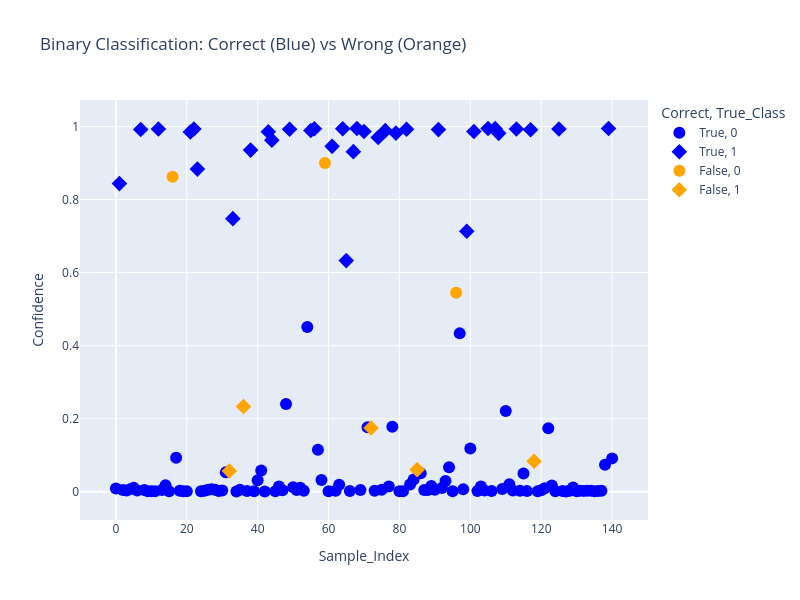

Notebook code for this chart:
### Markdown cell above
# Visualization of the Predictions

In this section, we visualize the model's predictions to gain insights into its performance and identify potential areas for improvement. Visualization helps in understanding how well the model distinguishes between different classes and the confidence level of its predictions.

- **Objective:** To assess the model's predictive accuracy and confidence visually, facilitating a deeper understanding of its strengths and weaknesses.
- **Approach:**
  - **Scatter Plot:** We use a scatter plot to display the predicted class against the true class, highlighting correctly and incorrectly classified samples.
  - **Confidence Levels:** The plot includes confidence scores for each prediction, providing insights into the model's certainty.
  - **Feature Analysis:** Key features such as Age, Daily Usage, Sleep Hours, and Mental Health are included in the hover data to explore their influence on predictions.

This visualization step is crucial for interpreting model behavior, identifying patterns, and guiding further model refinement.

### Code cell
import plotly.express as px
import pandas as pd
import numpy as np

# Get predictions
y_pred = best_xgb_no_mh.predict(X_test)
y_prob = best_xgb_no_mh.predict_proba(X_test)[:, 1]

# Create simple DataFrame
plot_df = pd.DataFrame({
    'Sample_Index': range(len(y_test)),
    'True_Class': y_test,
    'Predicted_Class': y_pred,
    'Correct': y_test == y_pred,
    'Confidence': y_prob,
    'Age': X_test['Age'],
    'Daily_Usage': X_test['Daily_Usage'],
    'Sleep_Hrs': X_test['Sleep_Hrs'],
    'Mental_Health': X_test['Mental_Health']
})

# Create scatter plot
fig = px.scatter(
    plot_df,
    x='Sample_Index',
    y='Confidence', 
    color='Correct',
    symbol='True_Class',
    hover_data=['Predicted_Class', 'Age', 'Daily_Usage', 'Sleep_Hrs', 'Mental_Health'],
    color_discrete_map={True: 'blue', False: 'orange'},
    title='Binary Classification: Correct (Blue) vs Wrong (Orange)'
)
# figure size
fig.update_layout(width=800, height=600)
fig.update_traces(marker=dict(size=12))    # 12 pixels diameter

fig.show()

### Figure 1 — Plotly figure (JSON) as saved in the notebook; plotly's stock layout.template omitted (floating-point values rounded to 4 significant figures; data arrays with more than 128 entries replaced by an {"elided": "..."} marker saying what was removed)
{"data": [{"customdata": {"elided": "100x5 float values"}, "hovertemplate": "Correct=True<br>True_Class=0<br>Sample_Index=%{x}<br>Confidence=%{y}<br>Predicted_Class=%{customdata[0]}<br>Age=%{customdata[1]}<br>Daily_Usage=%{customdata[2]}<br>Sleep_Hrs=%{customdata[3]}<br>Mental_Health=%{customdata[4]}<extra></extra>", "legendgroup": "True, 0", "marker": {"color": "blue", "size": 12, "symbol": "circle"}, "mode": "markers", "name": "True, 0", "orientation": "v", "showlegend": true, "type": "scatter", "x": [0, 2, 3, 4, 5, 6, 8, 9, 10, 11, 13, 14, 15, 17, 18, 19, 20, 24, 25, 26, 27, 28, 29, 30, 31, 34, 35, 37, 39, 40, 41, 42, 45, 46, 47, 48, 50, 51, 52, 53, 54, 57, 58, 60, 62, 63, 66, 69, 71, 73, 75, 77, 78, 80, 81, 83, 84, 86, 87, 88, 89, 90, 92, 93, 94, 95, 97, 98, 100, 102, 103, 104, 106, 109, 110, 111, 112, 114, 115, 116, 119, 120, 121, 122, 123, 124, 126, 127, 128, 129, 130, 131, 132, 133, 134, 135, 136, 137, 138, 140], "xaxis": "x", "y": [0.008947, 0.005045, 0.003378, 0.006539, 0.01077, 0.003576, 0.005088, 0.001235, 0.001596, 0.001401, 0.005076, 0.01797, 0.001098, 0.09287, 0.002676, 0.001235, 0.001235, 0.001445, 0.002721, 0.005314, 0.00711, 0.005468, 0.002384, 0.003379, 0.05308, 0.000868, 0.005201, 0.001928, 0.001235, 0.03181, 0.05807, 0.0007152, 0.001235, 0.01463, 0.004216, 0.2402, 0.01236, 0.004547, 0.01069, 0.003003, 0.4511, 0.1153, 0.03192, 0.001583, 0.002721, 0.01929, 0.002323, 0.004525, 0.1765, 0.002861, 0.005293, 0.01469, 0.1782, 0.001452, 0.001401, 0.01986, 0.03328, 0.05038, 0.004828, 0.005055, 0.01568, 0.00551, 0.0102, 0.02945, 0.06737, 0.001235, 0.4336, 0.007067, 0.1185, 0.001818, 0.01433, 0.003226, 0.002082, 0.007592, 0.2212, 0.02045, 0.003128, 0.00268, 0.05021, 0.001769, 0.001704, 0.004164, 0.009478, 0.1738, 0.01744, 0.001401, 0.001928, 0.0007609, 0.002521, 0.01186, 0.001401, 0.00275, 0.002405, 0.002485, 0.003085, 0.001222, 0.001939, 0.002721, 0.07414, 0.09137], "yaxis": "y"}, {"customdata": {"elided": "33x5 float values"}, "hovertemplate": "Correct=True<br>True_Class=1<br>Sample_Index=%{x}<br>Confidence=%{y}<br>Predicted_Class=%{customdata[0]}<br>Age=%{customdata[1]}<br>Daily_Usage=%{customdata[2]}<br>Sleep_Hrs=%{customdata[3]}<br>Mental_Health=%{customdata[4]}<extra></extra>", "legendgroup": "True, 1", "marker": {"color": "blue", "size": 12, "symbol": "diamond"}, "mode": "markers", "name": "True, 1", "orientation": "v", "showlegend": true, "type": "scatter", "x": [1, 7, 12, 21, 22, 23, 33, 38, 43, 44, 49, 55, 56, 61, 64, 65, 67, 68, 70, 74, 76, 79, 82, 91, 99, 101, 105, 107, 108, 113, 117, 125, 139], "xaxis": "x", "y": [0.8437, 0.9918, 0.9931, 0.9848, 0.9932, 0.8834, 0.7477, 0.9353, 0.9858, 0.9627, 0.9926, 0.989, 0.994, 0.9456, 0.9937, 0.6329, 0.9311, 0.9944, 0.9864, 0.9699, 0.9887, 0.9818, 0.9924, 0.9914, 0.7131, 0.9862, 0.9944, 0.9941, 0.9812, 0.9932, 0.991, 0.9932, 0.9945], "yaxis": "y"}, {"customdata": [[1.0, 22.0, 5.5, 5.5, 6.0], [1.0, 20.0, 5.5, 5.8, 6.0], [1.0, 19.0, 5.6, 5.6, 5.0]], "hovertemplate": "Correct=False<br>True_Class=0<br>Sample_Index=%{x}<br>Confidence=%{y}<br>Predicted_Class=%{customdata[0]}<br>Age=%{customdata[1]}<br>Daily_Usage=%{customdata[2]}<br>Sleep_Hrs=%{customdata[3]}<br>Mental_Health=%{customdata[4]}<extra></extra>", "legendgroup": "False, 0", "marker": {"color": "orange", "size": 12, "symbol": "circle"}, "mode": "markers", "name": "False, 0", "orientation": "v", "showlegend": true, "type": "scatter", "x": [16, 59, 96], "xaxis": "x", "y": [0.8626, 0.9003, 0.5448], "yaxis": "y"}, {"customdata": [[0.0, 21.0, 4.8, 6.8, 5.0], [0.0, 19.0, 5.4, 6.2, 5.0], [0.0, 19.0, 4.5, 7.1, 5.0], [0.0, 21.0, 4.4, 7.2, 5.0], [0.0, 19.0, 4.9, 6.7, 5.0]], "hovertemplate": "Correct=False<br>True_Class=1<br>Sample_Index=%{x}<br>Confidence=%{y}<br>Predicted_Class=%{customdata[0]}<br>Age=%{customdata[1]}<br>Daily_Usage=%{customdata[2]}<br>Sleep_Hrs=%{customdata[3]}<br>Mental_Health=%{customdata[4]}<extra></extra>", "legendgroup": "False, 1", "marker": {"color": "orange", "size": 12, "symbol": "diamond"}, "mode": "markers", "name": "False, 1", "orientation": "v", "showlegend": true, "type": "scatter", "x": [32, 36, 72, 85, 118], "xaxis": "x", "y": [0.05677, 0.2335, 0.1748, 0.06047, 0.08341], "yaxis": "y"}], "layout": {"height": 600, "legend": {"title": {"text": "Correct, True_Class"}, "tracegroupgap": 0}, "title": {"text": "Binary Classification: Correct (Blue) vs Wrong (Orange)"}, "width": 800, "xaxis": {"anchor": "y", "domain": [0, 1], "title": {"text": "Sample_Index"}}, "yaxis": {"anchor": "x", "domain": [0, 1], "title": {"text": "Confidence"}}}}
